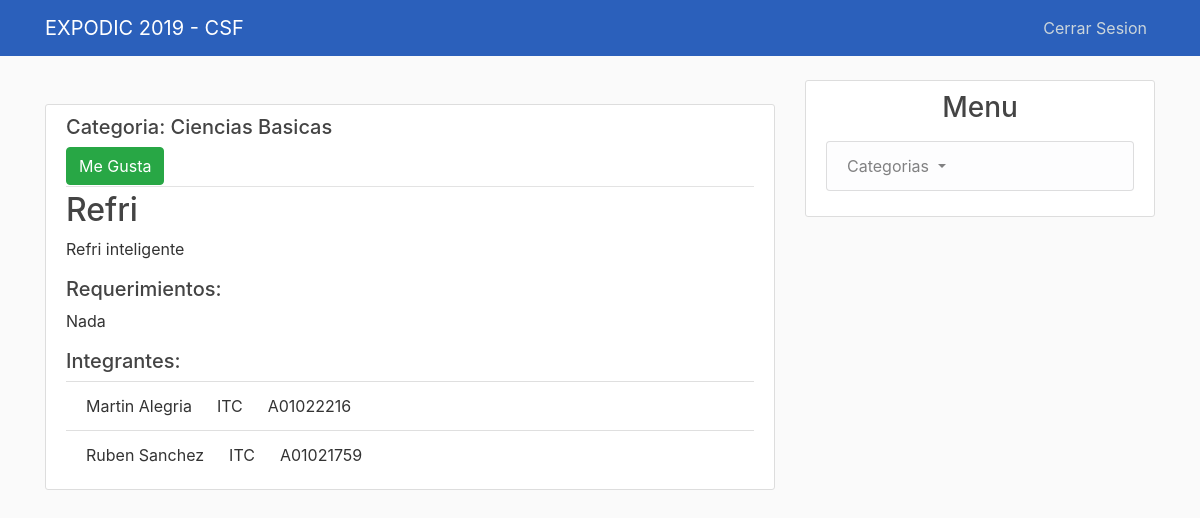
The page /project/1/ (signed in) on the database its author committed.
### feria_ing/models.py (models this page shows, shortened)
class Project(models.Model):
    id = models.IntegerField(primary_key=True)
    nombre = models.CharField(max_length=140)
    descripcion = models.TextField()
    categorias = models.ForeignKey(
        Categoria,
        on_delete = models.SET_NULL,
        null = True
    )
    requierements = models.CharField(max_length=140, verbose_name= ('Requerimientos'))
    evaluaciones = models.IntegerField()

class Categoria(models.Model):
    abreviacion = models.CharField(max_length=7, primary_key=True)
    nombre = models.CharField(max_length=100)
    num_proyectos = models.IntegerField()
    def __str__(self):
        return self.nombre

### users/models.py (models this page shows, shortened)
class Alumno(models.Model):
    matricula = models.CharField(max_length=25,primary_key=True)
    nombres = models.CharField(max_length=140)
    apellidos = models.CharField(max_length=140)
    proyecto = models.ForeignKey(Project,on_delete=models.CASCADE, null =True)
    carrera = models.CharField(max_length=5)

### feria_ing/views.py (the view)
# urls.py: path('project/<int:pk>/', ProjectDetailView.as_view(), name="project-detail"),
class ProjectDetailView(DetailView):
    model = Project
    def get_context_data(self, **kwargs):
        context = super(ProjectDetailView, self).get_context_data(**kwargs)
        alum = []
        list_al = Alumno.objects.all()
        prof_list = Profesor.objects.all()
        project_id = self.kwargs['pk']
        ld_user = self.request.user
        self.request.session['pk'] = project_id
        mat = ld_user.username.split('@')[0]
        eva_list =  Evaluacion.objects.all().filter(proyecto = project_id, profesor = mat)
        current_user = None
        for al in list_al:
            if al.matricula == mat:
                current_user = al
            if al.proyecto_id == project_id:
                alum.append(al)
        if current_user:
            type = True #Es alumno
        else:
            type= False #Es prof
        for prof in prof_list:
            if prof.matricula == mat:
                current_user = prof
        if eva_list:
            evaluated = True
        else:
            evaluated = False
        context['alumnos'] = alum
        context['user_current'] = current_user
        context['type'] = type
        context['evaluated'] = evaluated
        return context

### feria_ing/templates/feria_ing/project_detail.html
{% extends "feria_ing/base.html" %}
{% block content %}
  <br>
        <article class="media content-section">
          <div class="media-body">
            <div class="article-metadata">
                <h5 class="mr-2"> Categoria:  {{ object.categorias }}</h5>
              {% if type  %}
                {% if user_current.proyecto == None %}
                &emsp;<a class="btn btn-primary " href="{% url 'unirse_proyecto'%}" onclick="return confirm('Seguro que quieres unirte a este proyecto ?')">Unirse Al Projecto</a>
                {% endif %}
                {% if user_current.proyecto == object %}
                &emsp; <a class="btn btn-danger" style="color: white;" href="{% url 'salir-proyecto'%}" onclick="return confirm('Seguro que quieres salir de este proyecto ?')">Salir de este Projecto</a>
                {% endif %}
              {% else %}
                {% if type == False %}
                  {% if evaluated == False%}
                    <a class="btn btn-success" style="color: white;" href="{% url 'like' project.id%}">Me Gusta</a>
                  {% endif %}
                {% endif %}
              {%endif%}
            </div>
            <h2>{{ object.nombre }}</h2>
            <p class="article-content">{{ object.descripcion }}</p>
            <h5>Requerimientos: </h5>
            <p class="article-content">{{ object.requierements }}</p>
            <h5>Integrantes: </h5>
            <ul class="list-group list-group-flush">
                {%for alumno in alumnos%}
                <li class="list-group-item">{{alumno.nombres}} {{alumno.apellidos}} &emsp; {{alumno.carrera}}
                    &emsp; {{alumno.matricula}}
                </li>
                {% endfor %}
              </ul>
          </div>
        </article>
{% endblock content %}

### feria_ing/static/feria_ing/style.css (style rules this page uses)
body { background: #fafafa; color: #333333; margin-top: 5rem; }
h1, h2, h3, h4, h5, h6 { color: #444444; }
ul { margin: 0; }
.content-section { background: #ffffff; padding: 10px 20px; border: 1px solid #dddddd; border-radius: 3px; margin-bottom: 20px; }
.article-content { white-space: pre-line; }
.article-metadata { padding-bottom: 1px; margin-bottom: 4px; border-bottom: 1px solid #e3e3e3 }

### rows shown on the page
Project: categorias "Ciencias Basicas", nombre "Refri", descripcion "Refri inteligente", requierements "Nada"
Alumno: nombres "Martin", apellidos "Alegria", carrera "ITC", matricula "A01022216"
Alumno: nombres "Ruben", apellidos "Sanchez", carrera "ITC", matricula "A01021759"
